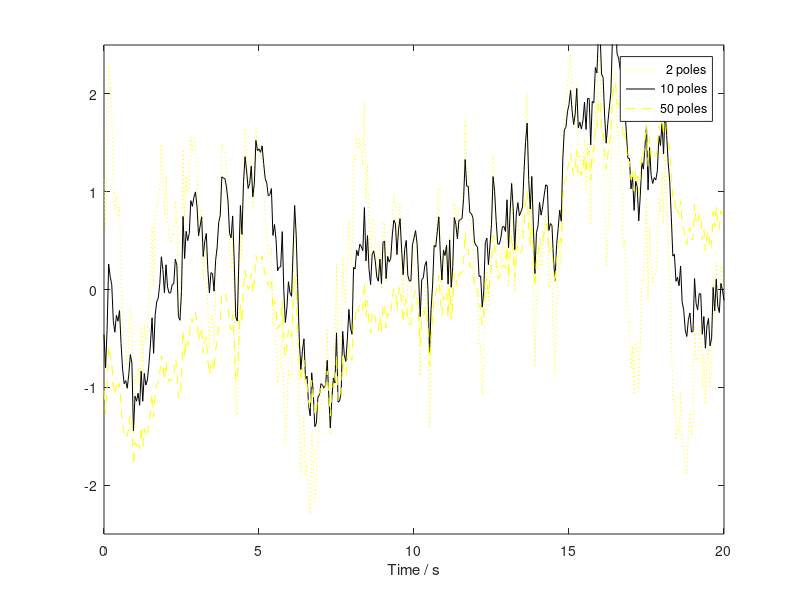

Recreate this plot in MATLAB.
load('pink.mat');
figure;
plot(t, pink2(4001:4401), 'y:', t, pink10(4001:4401), 'k', t, pink50(4001:4401), 'y--')
xlabel('Time / s');
legend('  2 poles','10 poles','50 poles')
axis([0 20 -2.5 2.5])
set(gca,'XTick', 0:5:20)
set(gca,'YTick', -2:2)
print('pinktime.eps')
